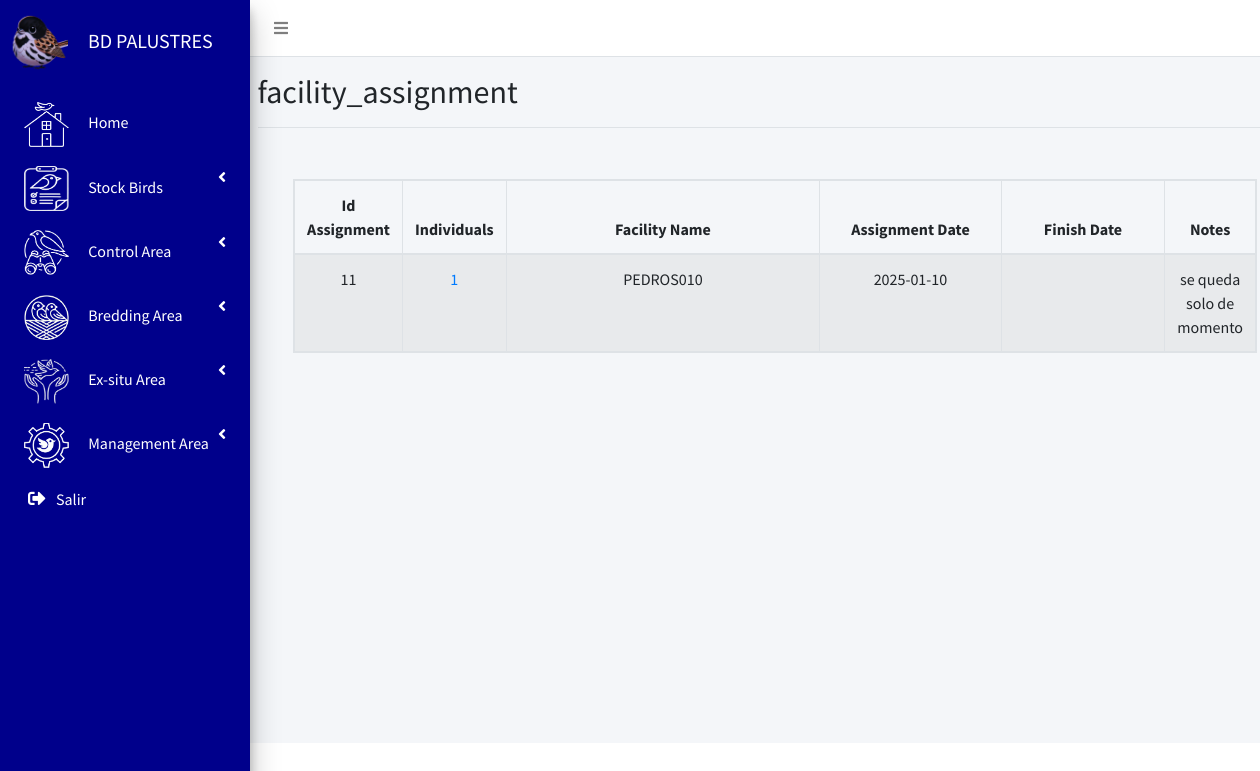
Page /admin/stock_birds/facility_assignment.php?id=10 (signed in) on the committed database.
### tables this page shows
CREATE TABLE `facility_assignment` (
  `id_assignment` int(255) NOT NULL,
  `id_individual_assi` int(255) NOT NULL,
  `id_facility_name` varchar(255) NOT NULL,
  `assignment_date` date NOT NULL,
  `finish_date` date DEFAULT NULL,
  `notes` text NOT NULL
);

CREATE TABLE `facilities` (
  `id_facility` int(255) NOT NULL,
  `name_facility` varchar(255) NOT NULL,
  `type_facility` varchar(255) NOT NULL,
  `location` varchar(255) NOT NULL,
  `notes` text NOT NULL
);

### admin/stock_birds/facility_assignment.php (the view, shortened to what this page needs)
<?php include_once "../../conf/Config.php";
include_once BASE_URL . "/paginas/cabecera_segundo_nivel.php";
$id = $_GET["id"];
 ?>
    <main role="main" class="content-wrapper">
      <div class="d-flex justify-content-between flex-wrap flex-md-nowrap align-items-center pt-3 pb-2 mb-3 border-bottom">
        <h1 class="h2">facility_assignment</h1>
      </div>
<?php
$sentencia = $base_de_datos->query("SELECT * FROM facility_assignment WHERE id_facility_name = '".$id."' AND (finish_date IS NULL OR finish_date = '');");
$usuario = $sentencia->fetchAll(PDO::FETCH_OBJ);
?>
    <div class="content-header">
      <div class="container-fluid">
            <div class="card-body">
              <center><table id="example1" class="table table-bordered table-striped table-responsive">
                <thead>
                <tr>
                   <th><center>Id Assignment</center></th>
                   <th><center>Individuals</center></th>
                   <th><center>Facility Name</center></th>
                   <th><center>Assignment Date</center></th>
                   <th><center>Finish Date</center></th>
                   <th><center>Notes</center></th>
                 </tr>
                </thead>
                <tbody>
                <?php foreach($usuario as $individuals){ ?>
        <tr>
          <td><center><?php echo $individuals->id_assignment; ?></center></td>
          <td><center><a href="<?php echo "stock_birds/select_all.php?id=" .$individuals->id_individual_assi; ?>"> <?php echo $individuals->id_individual_assi ?></a></center></td>
          <td width="50%"><center><?php
              $sentencia_1 = $base_de_datos->query("SELECT * FROM facilities WHERE id_facility  = '".$individuals->id_facility_name."';");
              $origin_1 = $sentencia_1->fetch(PDO::FETCH_OBJ);
              echo $origin_1->name_facility; ?></center></td>
          <td width="25%"><center><?php echo $individuals->assignment_date?></center></td>
          <td width="25%"><center><?php echo $individuals->finish_date ?></center></td>
          <td><center><?php echo $individuals->notes ?></center></td>
        </tr>
        <?php } ?>
                </tbody>
            </table></center>
            </div>
          </div>
        </div>
      </div>
<?php  include_once BASE_URL . "/paginas/pie_2.php";   ?>

### paginas/cabecera_segundo_nivel.php (style rules this page uses)
.content-wrapper { transition: margin-left 0.3s ease-in-out, width 0.3s ease-in-out; margin-left: 10px; width: calc(95%); }

### rows in the picture
facility_assignment: id_assignment "11", id_individual_assi "1", facilities.name_facility "PEDROS010", assignment_date "2025-01-10", notes "se queda solo de momento"
